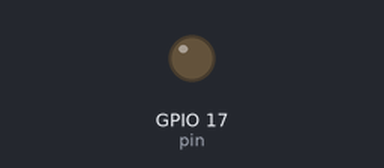
The program below on a simulated Raspberry Pi (BCM pin numbers). Shown: output pins drawn as LEDs (lit = HIGH).

Above: at 0.05 s.
At 3.05 s:
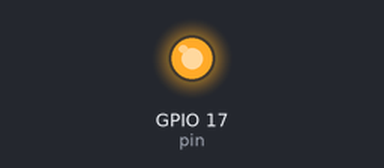
At 5.0 s:
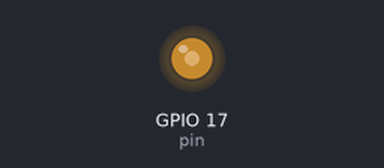
Timing chart, 0 to 7.8 s (numbered marks = the images above):
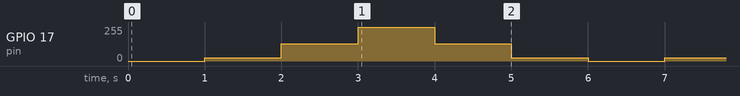

The program:

analogOut.py
```python
import gpiozero
import time

pin = gpiozero.PWMOutputDevice(pin=17, frequency=1000)
try:
    while True:
        values = [0.0, 0.1, 0.5, 1.0, 0.5, 0.1]
        for value in values:
            pin.value = value
            time.sleep(1)
finally:
    pin.close()
```

Measured:
- by itself, GPIO 17 (pin): repeats every 6.0 s: 128/255 1.0 s, 255/255 1.0 s, 128/255 1.0 s, 26/255 1.0 s, 0/255 1.0 s, 26/255 1.0 s
